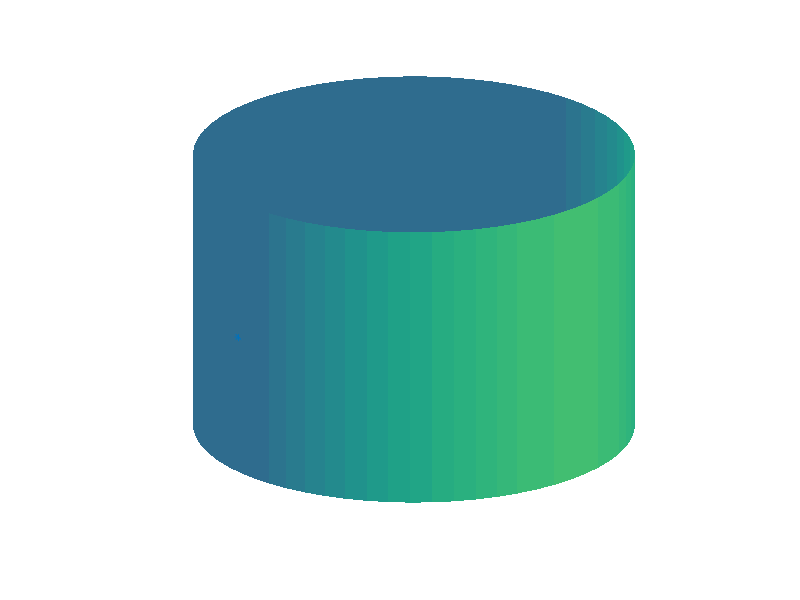

The MATLAB script that drew this image: (Note: this script raises an error after producing the figure.)
%%  Animate trajectories of the nonlinear pendulum
%%  on the `phase cylinder'

%%  Requires pendde.m

hold off

%% Draw portion of cylinder

[tpx,tpz]=meshgrid(-pi:.1:pi+.1,-3:.1:3);
tpcx=cos(tpx);
tpcy=sin(tpx);
surfl(tpcx,tpcy,tpz), shading flat

hold on

axis off

%% * is pendulum pointing down
%% x is pendulum pointing up

plot3(-1,0,0,'*')
plot3(1,0,0,'x')

X0=0;

%% program ends when initial condition is 999

while X0~=999

   X0=input('Initial condition:   ');
   if imag(X0)~=0
      X0=[u(2001,1) u(2001,2)];
   end
   if X0~=999
   	T=input('Maximum time:   ');
   	if X0~=999

	      tspan=linspace(0,T,2001);

	      [t,u]=ode45('pendde',tspan,X0,[],1);

	      c1(:,1)=cos(pi+u(:,1));
   	   c2(:,2)=sin(pi+u(:,1));
      	c3(:,3)=u(:,2);

			comet3(c1(:,1),c2(:,2),c3(:,3))

		end

   end

end

hold off
